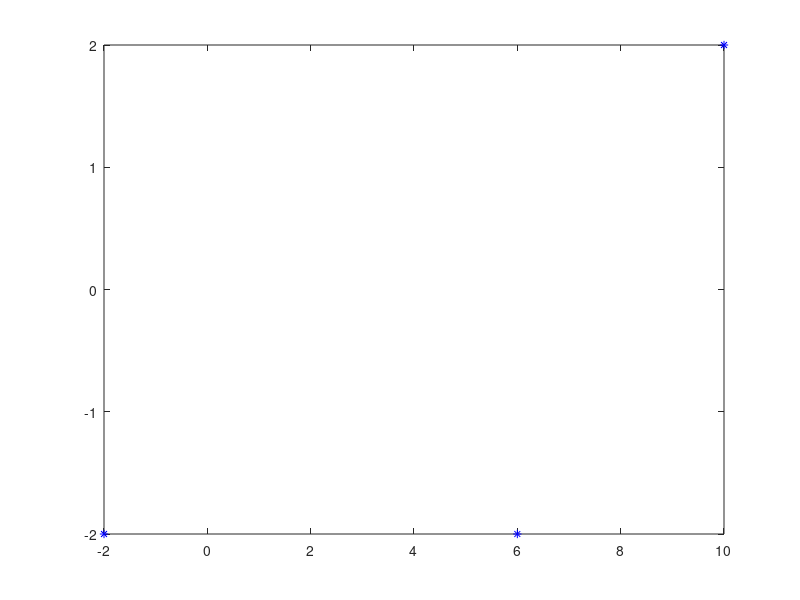

Here is the MATLAB script that generated this plot: (Note: this script raises an error after producing the figure.)
clear

px=[-2 6 10];
py=[-2 -2 2];
vx=6;
vy=-4;
t1=0;
t2=1;
t3=1.5;

plot (px, py, 'b*');
hold on
syms a0 a1 a2 a3 t
x(t)=a3*t^3 + a2*t^2 + a1*t + a0;
xd(t)=diff(x,t);
ex=[x(t1)==px(1),...
    x(t2)==px(2),...
    x(t3)==px(3),...
    xd(t1)==vx(1)];
rx = solve(ex,[a3 a2 a1 a0]);
cx(t)=subs(x,[a3 a2 a1 a0],[rx.a3 rx.a2 rx.a1 rx.a0]);

syms b0 b1 b2 b3 
y(t)=b3*t^3 + b2*t^2 + b1*t + b0;
yd(t)=diff(y,t);
ey=[y(t1)==py(1),...
    y(t2)==py(2),...
    y(t3)==py(3),...
    yd(t1)==vy(1)];
ry = solve(ey,[b3 b2 b1 b0]);
cy(t)=subs(y,[b3 b2 b1 b0],[ry.b3 ry.b2 ry.b1 ry.b0]);

fplot(cx,cy,[t1 t3]);

xd(t)=diff(x,t);
yd(t)=diff(y,t);

cxd(t) = subs(xd, [a3 a2 a1 a0], [rx.a3 rx.a2 rx.a1 rx.a0]);
cyd(t) = subs(yd, [b3 b2 b1 b0], [ry.b3 ry.b2 ry.b1 ry.b0]);
vx = cxd(t1);
vy = cyd(t1);
quiver(px(1), py(1), vx, vy);





